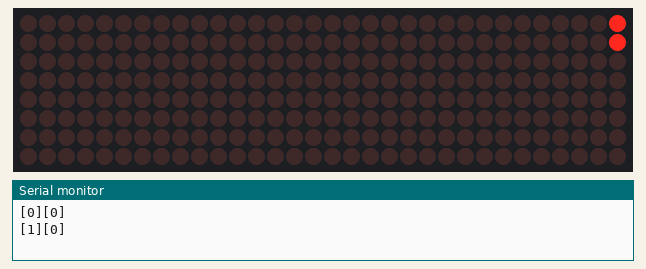
Bench run of a sketch on a simulated Arduino Uno, built with avr-gcc and run on an emulated ATmega328P. Shown: 32×8 LED matrix, the last lines printed to the serial monitor.

Above: at 5.6 s.
At 9.6 s:
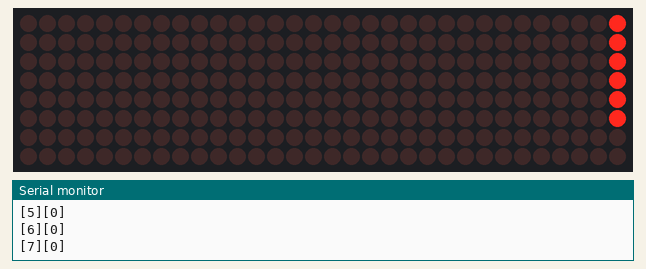
At 13.6 s:
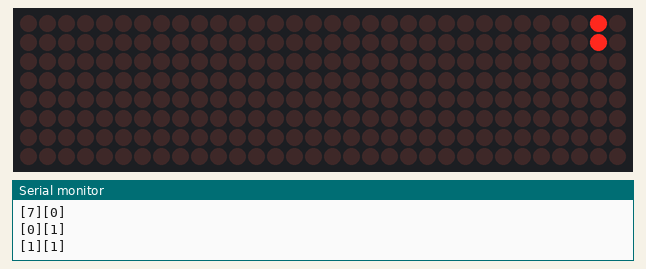
At 22.1 s:
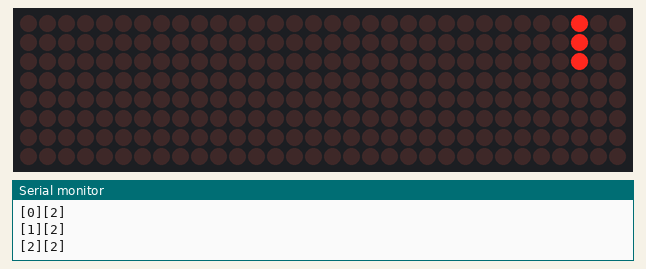
At 30.6 s:
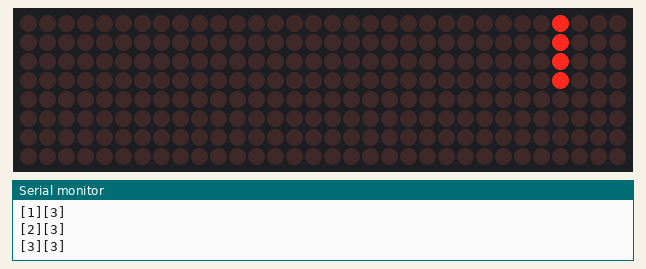
At 39.1 s:
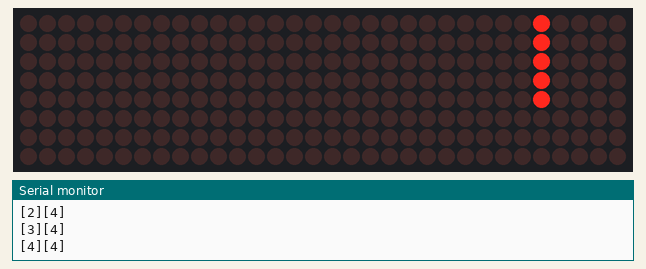

The sketch:

3_LED_matrix.ino
```cpp
#include <MD_MAX72xx.h>
#include <SPI.h>

#define HARDWARE_TYPE MD_MAX72XX::FC16_HW
#define MAX_DEVICES 4

#define CS_PIN 5

MD_MAX72XX mx = MD_MAX72XX(HARDWARE_TYPE, CS_PIN, MAX_DEVICES);

void setup() {
  Serial.begin(9600);
  mx.begin();
  mx.control(MD_MAX72XX::INTENSITY, 0); // jasność 0–15
  mx.clear();
  delay(5000);
}

void loop() {
  for (int col = 0; col < 32; col++) {
    for (int row = 0; row < 8; row++) {
      mx.setPoint(row, col, true);
      Serial.print("[");
      Serial.print(row);
      Serial.print("]");
      Serial.print("[");
      Serial.print(col);
      Serial.println("]");
      delay(500);
      if(row==7){
        for(int i = 7; i > -1; i--){
          mx.setPoint(i, col, false);
          delay(500);
        }
      }


    }
  }
}
```
